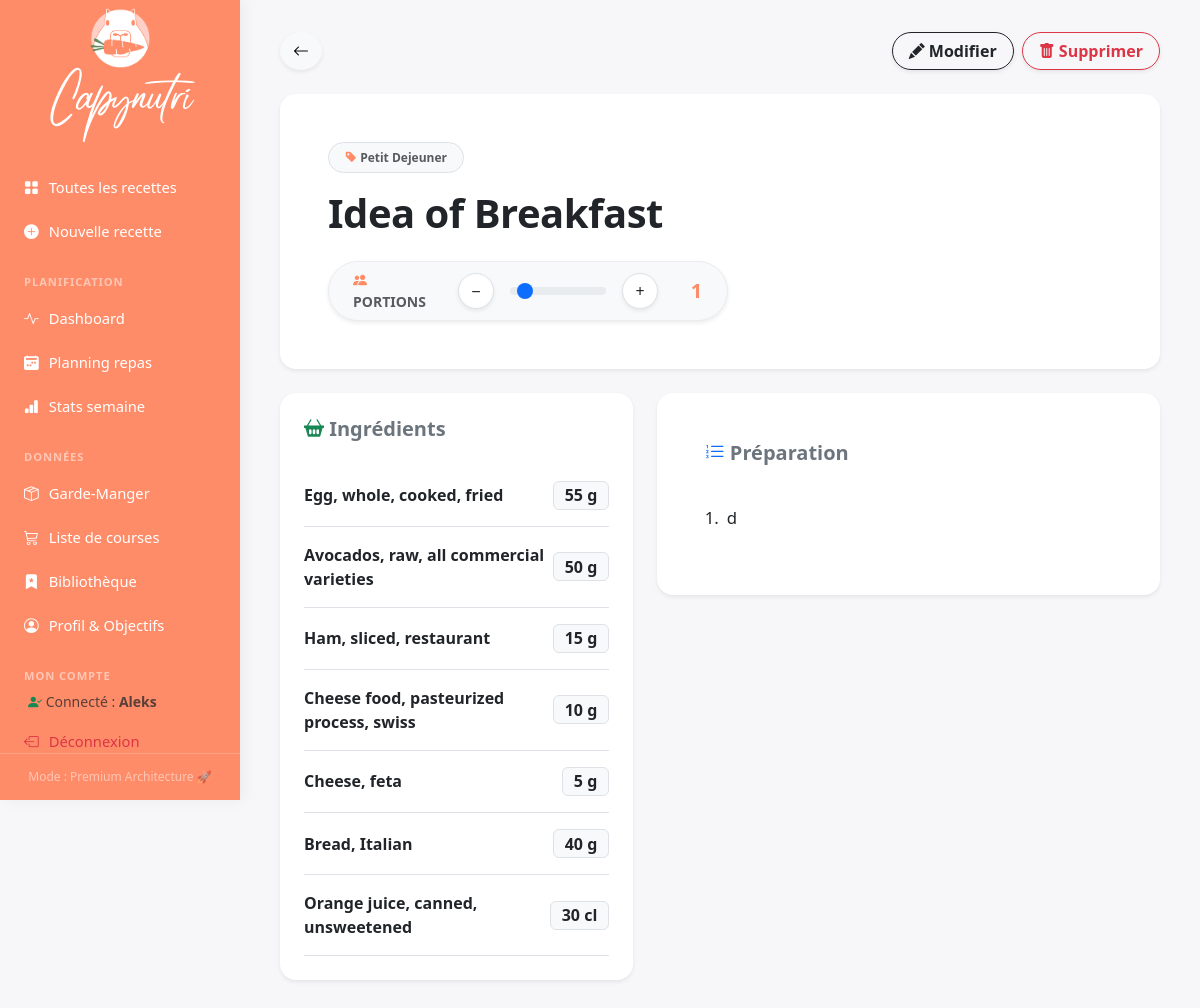
Screenshot of /recipe/3 (signed in) with the database file from the repository.
### tables this page shows
CREATE TABLE users (
                id INTEGER PRIMARY KEY AUTOINCREMENT,
                username TEXT UNIQUE NOT NULL,
                password_hash TEXT NOT NULL,
                created_at TIMESTAMP DEFAULT CURRENT_TIMESTAMP
            );

CREATE TABLE categories (
                id   INTEGER PRIMARY KEY AUTOINCREMENT,
                name TEXT NOT NULL UNIQUE
            );

CREATE TABLE recipes (
                id           INTEGER PRIMARY KEY AUTOINCREMENT,
                name         TEXT NOT NULL,
                category_id  INTEGER REFERENCES categories(id) ON DELETE SET NULL,
                servings     REAL NOT NULL DEFAULT 1,
                instructions TEXT,
                created_at   TIMESTAMP DEFAULT CURRENT_TIMESTAMP
            );

CREATE TABLE ingredients (
                id        INTEGER PRIMARY KEY AUTOINCREMENT,
                recipe_id INTEGER NOT NULL REFERENCES recipes(id) ON DELETE CASCADE,
                name      TEXT NOT NULL,
                quantity  REAL NOT NULL,
                unit      TEXT NOT NULL DEFAULT '',
    kcal  REAL,
    protein_g  REAL,
    carbs_g  REAL,
    fat_g  REAL,
    sugars_g  REAL,
    fiber_g  REAL,
    saturated_g  REAL,
    monounsat_g  REAL,
    polyunsat_g  REAL,
    sodium_mg  REAL,
    calcium_mg  REAL,
    iron_mg  REAL,
    potassium_mg  REAL,
    magnesium_mg  REAL,
    zinc_mg  REAL,
    vit_a_mcg  REAL,
    vit_c_mg  REAL,
    vit_d_mcg  REAL,
    vit_b1_mg  REAL,
    vit_b2_mg  REAL,
    vit_b3_mg  REAL,
    vit_b6_mg  REAL,
    vit_b9_mcg  REAL,
    vit_b12_mcg  REAL,
    cholesterol_mg  REAL,
    trans_fat_g  REAL,
    omega3_g  REAL,
    omega6_g  REAL,
    phosphorus_mg  REAL,
    selenium_mcg  REAL,
    copper_mg  REAL,
    manganese_mg  REAL,
    vit_e_mg  REAL,
    vit_k_mcg  REAL,
                _placeholder INTEGER
            );

### routes/recipes.py (the view)
@recipes_bp.route("/recipe/<int:recipe_id>")
@login_required
def view_recipe(recipe_id):
    recipe = crud.get_recipe(recipe_id)
    if not recipe:
        flash("Recette introuvable.", "error")
        return redirect(url_for("recipes.index"))
    servings = request.args.get("servings", recipe.servings, type=float)
    scale    = recipe.scale_factor(servings)
    ing_names = [ing.name for ing in recipe.ingredients]
    best_prices = pricing_db.get_best_prices(ing_names)
    base_cost = 0.0
    for ing in recipe.ingredients:
        norm_name = normalize_string(ing.name)
        prices = best_prices.get(norm_name)
        ing.estimated_cost = 0.0
        ing.cheapest_shop = None
        if prices:
            best = prices[0]
            ing.cheapest_shop = best["shop_name"]
            ing.estimated_cost = calculate_cost(ing.quantity, ing.unit, best["price"], best["ref_unit"])
            base_cost += ing.estimated_cost
    cost_per_serving = base_cost / recipe.servings if recipe.servings > 0 else 0
    shops = pricing_db.get_shops()
    return render_template("recipe.html", recipe=recipe, servings=servings, scale=scale,
                           base_cost=base_cost, cost_per_serving=cost_per_serving,
                           shops=shops) # Ajoute nutri_data si tu l'utilises

### app.py (called while the page is built)
@login_manager.user_loader
def load_user(user_id):
    return crud.get_user_by_id(int(user_id))

@app.before_request
def require_login():
    allowed_routes = ['auth.login', 'auth.register', 'static']
    if request.endpoint not in allowed_routes and not current_user.is_authenticated:
        return redirect(url_for('auth.login'))

### crud.py (called while the page is built)
def get_user_by_id(user_id: int) -> Optional[User]:
    with get_connection() as conn:
        row = conn.execute("SELECT * FROM users WHERE id = ?", (user_id,)).fetchone()
        return User(id=row["id"], username=row["username"], password_hash=row["password_hash"]) if row else None

def get_recipe(recipe_id: int) -> Optional[Recipe]:
    with get_connection() as conn:
        row = conn.execute(
            """SELECT r.id, r.name, r.servings, r.instructions, c.name AS category, r.category_id
               FROM recipes r LEFT JOIN categories c ON c.id=r.category_id WHERE r.id=?""",
            (recipe_id,)
        ).fetchone()
        if not row: return None
        tags = [r["name"] for r in conn.execute(
            "SELECT t.name FROM tags t JOIN recipe_tags rt ON rt.tag_id=t.id WHERE rt.recipe_id=? ORDER BY t.name",
            (recipe_id,)
        )]
        return Recipe(
            id=row["id"], name=row["name"], servings=row["servings"],
            instructions=row["instructions"] or "", category=row["category"],
            category_id=row["category_id"], tags=tags,
            ingredients=_fetch_ingredients(conn, recipe_id),
        )

def _fetch_ingredients(conn, recipe_id: int) -> list[Ingredient]:
    fields = ["id","name","quantity","unit"] + NUTRIENT_FIELDS
    rows = conn.execute(f"SELECT {','.join(fields)} FROM ingredients WHERE recipe_id=? ORDER BY id", (recipe_id,)).fetchall()
    return [
        Ingredient(
            id=r["id"], recipe_id=recipe_id,
            name=r["name"], quantity=r["quantity"], unit=r["unit"],
            **{f: r[f] for f in NUTRIENT_FIELDS}
        ) for r in rows
    ]

### db.py (called while the page is built)
def get_connection() -> sqlite3.Connection:
    conn = sqlite3.connect(DB_PATH)
    conn.row_factory = sqlite3.Row
    conn.execute("PRAGMA foreign_keys = ON")
    return conn

### models.py (called while the page is built)
    def scale_factor(self, desired_servings: float) -> float:
        return desired_servings / self.servings if self.servings else 1.0

### pricing_db.py (called while the page is built)
def get_pricing_conn() -> sqlite3.Connection:
    conn = sqlite3.connect(DB_PATH)
    conn.row_factory = sqlite3.Row
    conn.execute("PRAGMA foreign_keys = ON")
    return conn

### templates/recipe.html (shortened to what this page needs)
{% extends "base.html" %}
{% block content %}
<div class="d-flex flex-wrap justify-content-between align-items-center mb-4 gap-3">
  <a href="{{ url_for('recipes.index') }}" class="btn btn-light rounded-circle shadow-sm" title="Retour aux recettes">
    <i class="bi bi-arrow-left"></i>
  </a>
  <div class="d-flex gap-2">
    <a href="{{ url_for('recipes.edit_recipe', recipe_id=recipe.id) }}" class="btn btn-outline-dark rounded-pill fw-bold shadow-sm px-3">
      <i class="bi bi-pencil-fill"></i> <span class="d-none d-sm-inline">Modifier</span>
    </a>
    <form id="deleteRecipeForm" method="post" action="{{ url_for('recipes.delete_recipe', recipe_id=recipe.id) }}">
      <button type="button" onclick="confirmDelete('{{ recipe.name|replace("'", "\\'") }}')" class="btn btn-outline-danger rounded-pill fw-bold shadow-sm px-3">
        <i class="bi bi-trash-fill"></i> <span class="d-none d-sm-inline">Supprimer</span>
      </button>
    </form>
  </div>
</div>
<div class="card border-0 shadow-sm rounded-4 mb-4 bg-white position-relative overflow-hidden">
  <div class="card-body p-4 p-md-5">
    <div class="d-flex flex-wrap justify-content-between align-items-start gap-3 mb-3">
      <div>
        {% if recipe.category %}
          <span class="badge border text-muted px-3 py-2 rounded-pill fw-bold mb-3" style="background-color: #f8f9fa;">
            <i class="bi bi-tag-fill" style="color: var(--accent);"></i> {{ recipe.category }}
          </span>
        {% endif %}
        <h1 class="fw-bold mb-0 text-dark" style="font-size: 2.5rem; letter-spacing: -0.5px;">{{ recipe.name }}</h1>
      </div>
    </div>
    {% if recipe.ingredients %}
    <div class="bg-light rounded-pill p-2 d-flex align-items-center gap-3 shadow-sm mt-4" style="max-width: 400px; border: 1px solid #ebebf0;">
      <div class="px-3 fw-bold text-muted small text-uppercase"><i class="bi bi-people-fill text-accent"></i> Portions</div>
      <button class="btn btn-white bg-white rounded-circle shadow-sm border" id="btnMinus" style="width:36px;height:36px;padding:0; flex-shrink: 0;">−</button>
      <input type="range" class="form-range" id="servingSlider" min="0.5" max="{{ [recipe.servings * 6, 20]|min }}" step="0.5" value="{{ servings }}">
      <button class="btn btn-white bg-white rounded-circle shadow-sm border" id="btnPlus" style="width:36px;height:36px;padding:0; flex-shrink: 0;">+</button>
      <div class="fw-bold fs-5 text-accent text-center" id="servingDisplay" style="min-width: 45px;">
        {{ servings|int if servings == servings|int else servings }}
      </div>
    </div>
    {% endif %}
  </div>
</div>
<div class="row g-4">
  <div class="col-lg-5 d-flex flex-column gap-4">
    {% if recipe.ingredients %}
    <div class="card border-0 shadow-sm rounded-4 bg-white">
      <div class="card-body p-4">
        <h5 class="fw-bold text-secondary mb-4"><i class="bi bi-basket2-fill text-success"></i> Ingrédients</h5>
        <ul class="list-group list-group-flush" id="ingTable">
          {% for ing in recipe.ingredients %}
          <li class="list-group-item d-flex justify-content-between align-items-center px-0 py-3 border-bottom">
            <span class="fw-bold text-dark">{{ ing.name }}</span>
            <span class="badge bg-light text-dark border fs-6 ing-qty" data-base="{{ ing.quantity }}" data-unit="{{ ing.unit }}">
              {{ ing.quantity|int if ing.quantity == ing.quantity|int else ing.quantity }}{% if ing.unit %}&nbsp;{{ ing.unit }}{% endif %}
            </span>
          </li>
          {% endfor %}
        </ul>
      </div>
    </div>
    {% endif %}
  </div>
  {% if recipe.instructions %}
  <div class="col-lg-7">
    <div class="card border-0 shadow-sm rounded-4 bg-white">
      <div class="card-body p-4 p-md-5">
        <h5 class="fw-bold text-secondary mb-4"><i class="bi bi-list-ol text-primary"></i> Préparation</h5>
        <ol class="list-group list-group-numbered list-group-flush" style="font-size: 1.05rem; line-height: 1.6;">
          {% for step in recipe.instructions.split('\n') %}
            {% if step.strip() %}
              <li class="list-group-item d-flex justify-content-between align-items-start border-0 py-3 px-0">
                <div class="ms-2 me-auto text-dark">{{ step.strip() }}</div>
              </li>
            {% endif %}
          {% endfor %}
        </ol>
      </div>
    </div>
  </div>
  {% endif %}
</div>
{% endblock %}

### templates/base.html (shortened to what this page needs)
<!DOCTYPE html>
<html lang="fr">
<head>
  <link href="https://cdn.jsdelivr.net/npm/bootstrap@5.3.3/dist/css/bootstrap.min.css" rel="stylesheet">
  <link href="https://cdn.jsdelivr.net/npm/bootstrap-icons@1.11.3/font/bootstrap-icons.css" rel="stylesheet">
  <link rel="stylesheet" href="{{ url_for('static', filename='css/dashboard.css') }}">
</head>
<body>
{% macro nav_link(endpoint, icon, text) %}
  <a href="{{ url_for(endpoint) }}" class="{{ 'active' if request.endpoint == endpoint else '' }}">
    <i class="bi {{ icon }}"></i> {{ text }}
  </a>
{% endmacro %}
<aside id="sidebar">
  <div class="brand d-flex flex-column align-items-center mb-4 mt-2">
    <img src="{{ url_for('static', filename='logo.png') }}" alt="Logo Capynutri" style="height: 60px; border-radius: 12px; margin-bottom: 10px;">
    <div style="font-family: 'Radicalis', cursive; color: #ffffff; font-size: 2.2rem; margin-top: -5px;">
      Capynutri
    </div>
  </div>
  <nav>
    <a href="{{ url_for('recipes.index') }}" class="{{ 'active' if request.endpoint == 'recipes.index' and not request.args.get('category') else '' }}">
      <i class="bi bi-grid-fill"></i> Toutes les recettes
    </a>
    {{ nav_link('recipes.new_recipe', 'bi-plus-circle-fill', 'Nouvelle recette') }}
    <div class="nav-section">Planification</div>
    {{ nav_link('tracking.dashboard', 'bi-activity', 'Dashboard') }}
    {{ nav_link('planning.week_view', 'bi-calendar2-week-fill', 'Planning repas') }}
    {{ nav_link('tracking.week_stats', 'bi-bar-chart-fill', 'Stats semaine') }}
    <div class="nav-section">Données</div>
    {{ nav_link('planning.pantry', 'bi-box-seam', 'Garde-Manger') }}
    {{ nav_link('planning.shopping_list', 'bi-cart3', 'Liste de courses') }}
    <a href="{{ url_for('library.library') }}" class="{{ 'active' if request.endpoint in ['library.library', 'library.library_edit'] else '' }}">
      <i class="bi bi-bookmark-star-fill"></i> Bibliothèque
    </a>
    {{ nav_link('tracking.profile', 'bi-person-circle', 'Profil & Objectifs') }}
    <div class="nav-section">Mon Compte</div>
    {% if current_user.is_authenticated %}
      <div class="px-3 mb-2 small text-muted">
        <i class="bi bi-person-check-fill text-success"></i> Connecté : <strong>{{ current_user.username }}</strong>
      </div>
      <a href="{{ url_for('auth.logout') }}" class="text-danger">
        <i class="bi bi-box-arrow-left"></i> Déconnexion
      </a>
    {% else %}
      {{ nav_link('auth.login', 'bi-box-arrow-in-right', 'Se connecter') }}
    {% endif %}
  </nav>
  <div class="sidebar-footer">Mode : Premium Architecture 🚀</div>
</aside>
<main id="main">
  {% block content %}{% endblock %}
</main>
</body>
</html>

### static/css/dashboard.css (style rules this page uses)
:root { --sidebar-width: 240px; --accent: #FF8C69; --accent-dark: #e8571a; --accent-green: #638F5A; --accent-soft: #FFCFC8; --sidebar-bg: #FF8C69; --sidebar-text: #ffffff; --sidebar-active: #ffffff; }
body { background: #f7f7f9; font-family: 'Segoe UI', system-ui, sans-serif; }
#sidebar { position: fixed; top: 0; left: 0; height: 100vh; width: var(--sidebar-width); background: var(--sidebar-bg); display: flex; flex-direction: column; z-index: 100; transition: transform .25s ease; box-shadow: 4px 0 15px rgba(0,0,0,0.05); }
#sidebar nav { padding: 16px 12px; flex: 1; overflow-y: auto; }
#sidebar nav a { display: flex; align-items: center; gap: 10px; padding: 10px 12px; border-radius: 8px; color: var(--sidebar-text); text-decoration: none; font-size: .92rem; margin-bottom: 2px; transition: background .15s, color .15s, transform .15s; }
#sidebar nav .nav-section { font-size: .7rem; font-weight: 700; letter-spacing: .08em; text-transform: uppercase; color: rgba(255,255,255,.5); padding: 20px 12px 6px; }
#sidebar .sidebar-footer { padding: 14px 20px; font-size: .75rem; color: rgba(255,255,255,.5); border-top: 1px solid rgba(255,255,255,.2); text-align: center; }
#main { margin-left: var(--sidebar-width); min-height: 100vh; padding: 32px 40px; }
.text-accent { color: var(--accent) !important; }

### rows the page displays
users: username "Aleks"
categories: category "Petit Dejeuner"
recipes: name "Idea of Breakfast", servings "1"
ingredients: name "Egg, whole, cooked, fried", quantity "55", unit "g"
ingredients: name "Avocados, raw, all commercial varieties", quantity "50", unit "g"
ingredients: name "Ham, sliced, restaurant", quantity "15", unit "g"
ingredients: name "Cheese food, pasteurized process, swiss", quantity "10", unit "g"
ingredients: name "Cheese, feta", quantity "5", unit "g"
ingredients: name "Bread, Italian", quantity "40", unit "g"
ingredients: name "Orange juice, canned, unsweetened", quantity "30", unit "cl"

### other values shown
{{ text }} "Nouvelle recette Dashboard Planning repas Stats semaine Garde-Manger Liste de courses Profil & Objectifs"
{{ step.strip() }} "d"
